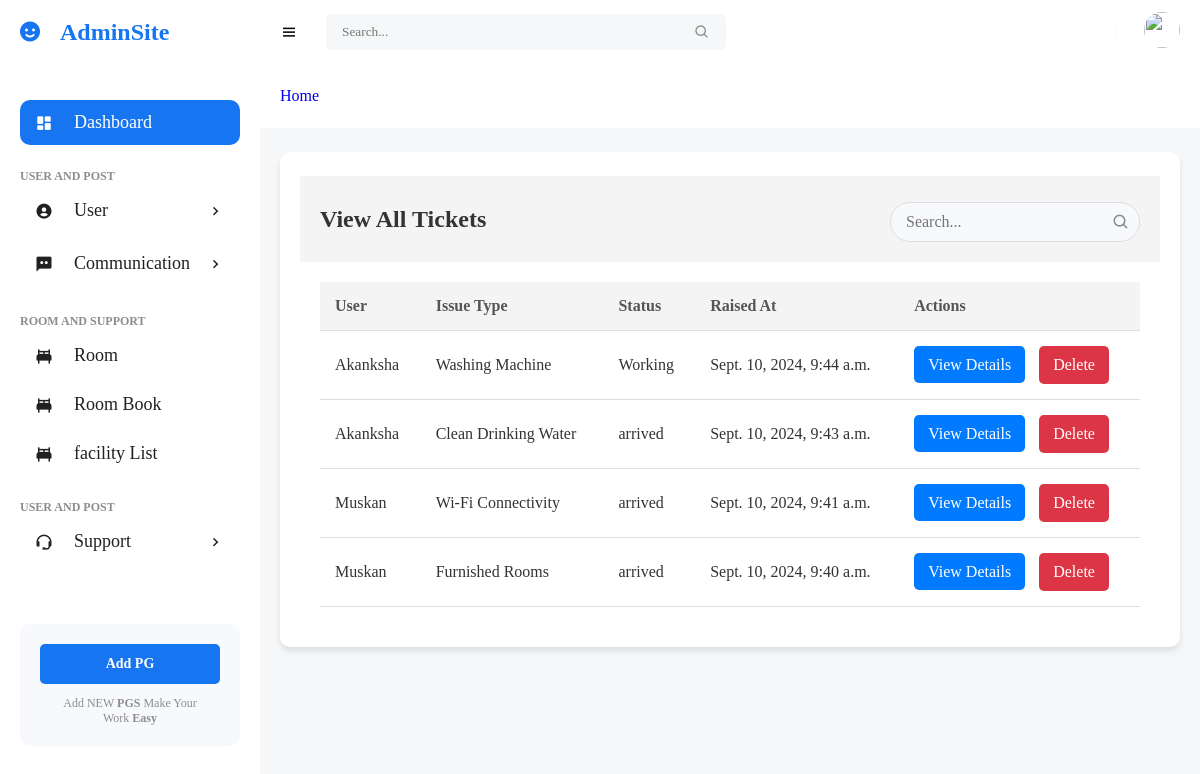
The app's page /ticket/tickets/ (signed in) with its own data.
### Ticket_Management/models.py (models this page shows, shortened)
class Ticket(models.Model):
    user = models.ForeignKey(User, on_delete=models.CASCADE)  # Ticket raised by a user
    issue_type = models.CharField(max_length=50, choices=ISSUE_CHOICES)  # Type of issue
    custom_issue = models.CharField(max_length=255, blank=True, null=True)  # Field for custom issues, optional
    description = models.TextField()  # Detailed description of the issue
    status = models.CharField(max_length=10, choices=STATUS_CHOICES, default='arrived')  # Current status of the ticket
    created_at = models.DateTimeField(auto_now_add=True)  # Timestamp when the ticket is created
    updated_at = models.DateTimeField(auto_now=True)  # Timestamp when the ticket is last updated

### Ticket_Management/views.py (the view)
# urls.py: path('tickets/', views.view_all_tickets, name='ticket_list'),
@login_required
def view_all_tickets(request):
    if request.method == 'POST':
        ticket_id = request.POST.get('ticket_id')
        ticket = get_object_or_404(Ticket, id=ticket_id)
        ticket.delete()
    tickets = Ticket.objects.all().order_by('-created_at')
    return render(request, 'support/ticket_list.html', {'tickets': tickets})

### Admin_Management/templates/support/ticket_list.html (shortened to what this page needs)
{% extends 'base.html' %}
{% load static %}
{% block content %}
<main class="table" id="tickets_table">
    <section class="table__header">
        <h1>View All Tickets</h1>
        <form action="#" class="search-form">
            <div class="form-group">
                <input type="text" id="searchInput" placeholder="Search...">
                <i class='bx bx-search icon'></i>
            </div>
        </form>
    </section>
    <section class="table__body">
        <table>
            <thead>
                <tr>
                    <th>User</th>
                    <th>Issue Type</th>
                    <th>Status</th>
                    <th>Raised At</th>
                    <th>Actions</th>
                </tr>
            </thead>
            <tbody id="ticketsTableBody">
                {% for ticket in tickets %}
                <tr class="align-middle">
                    <td>{{ ticket.user.username }}</td>
                    <td>
                        {% if ticket.issue_type == 'other' %}
                            Custom Issue: {{ ticket.custom_issue }}
                        {% else %}
                            {{ ticket.get_issue_type_display }}
                        {% endif %}
                    </td>
                    <td>{{ ticket.status }}</td>
                    <td>{{ ticket.created_at }}</td>
                    <td>
                        <a href="{% url 'ticket_detail' ticket.id %}" class="btn btn-view">View Details</a>
                            <form method="POST" class="delete-form" style="display:inline;">
                                <button type="submit" class="btn btn-delete">Delete</button>
                            </form>
                    </td>
                </tr>
                {% endfor %}
            </tbody>
        </table>
    </section>
</main>
{% endblock %}

### Admin_Management/static/admin_static/css/base.css (style rules this page uses)
* { font-family: 'Playfair Display', serif; margin: 0; padding: 0; box-sizing: border-box; }
:root { --grey: #f7f9fd; --dark-grey: #8D8D8D; --primary-color: #fff; --secondary-color: #212121; --green: #81D43A; --light-green: #E3FFCB; --blue: #1775F1; --light-blue: #dedede ; --dark-blue: #0C5FCD; --red: #FC3B56; --light-grey:#F5F7F8; --text-color:#717579; }
html { overflow-x: hidden; }
body { background: var(--light-grey); overflow-x: hidden; }
a { text-decoration: none; }
main { width: 100%; padding: 24px 20px 20px 20px; }
main form { margin-top: 6px; }
main .form-group { width: 100%; display: flex; grid-gap: 10px; }
main .form-group input { flex-grow: 1; padding: 10px 16px; border-radius: 5px; outline: none; background: var(--grey); border: none; transition: all .3s ease; width: 100%; }

### Admin_Management/templates/support/ticket_list.html (style rules this page uses)
.table { width: 100%; background-color: #fff; border-radius: 10px; overflow: hidden; box-shadow: 0 4px 6px rgba(0, 0, 0, 0.1); }
.table__header { padding: 20px; background-color: #f4f4f4; display: flex; justify-content: space-between; align-items: center; }
.table__header h1 { margin: 0; font-size: 24px; color: #333; }
.search-form { display: flex; align-items: center; }
.search-form .form-group { position: relative; }
.search-form input[type="text"] { padding: 10px 15px; border-radius: 20px; border: 1px solid #ddd; font-size: 16px; width: 250px; transition: width 0.4s ease; }
.search-form .icon { position: absolute; right: 10px; top: 50%; transform: translateY(-50%); color: #888; font-size: 18px; }
.table__body { padding: 20px; max-height: 60vh; overflow-y: auto; }
table { width: 100%; border-collapse: collapse; }
thead { background-color: #f4f4f4; }
th, td { padding: 15px; text-align: left; border-bottom: 1px solid #ddd; }
th { font-weight: bold; color: #555; }
td { color: #333; }
.btn { padding: 10px 14px; border-radius: 5px; text-decoration: none; font-size: 16px; border:none; transition: background-color 0.3s; }
.btn-view { background-color: #007bff; color: #fff; }
.btn-delete { background-color: #dc3545; color: #fff; margin-left: 10px; border-none; }

### records on screen
Ticket: user.username "Akanksha", issue_type "Washing Machine", status "Working", created_at "Sept. 10, 2024, 9:44 a.m."
Ticket: user.username "Akanksha", issue_type "Clean Drinking Water", status "arrived", created_at "Sept. 10, 2024, 9:43 a.m."
Ticket: user.username "Muskan", issue_type "Wi-Fi Connectivity", status "arrived", created_at "Sept. 10, 2024, 9:41 a.m."
Ticket: user.username "Muskan", issue_type "Furnished Rooms", status "arrived", created_at "Sept. 10, 2024, 9:40 a.m."
